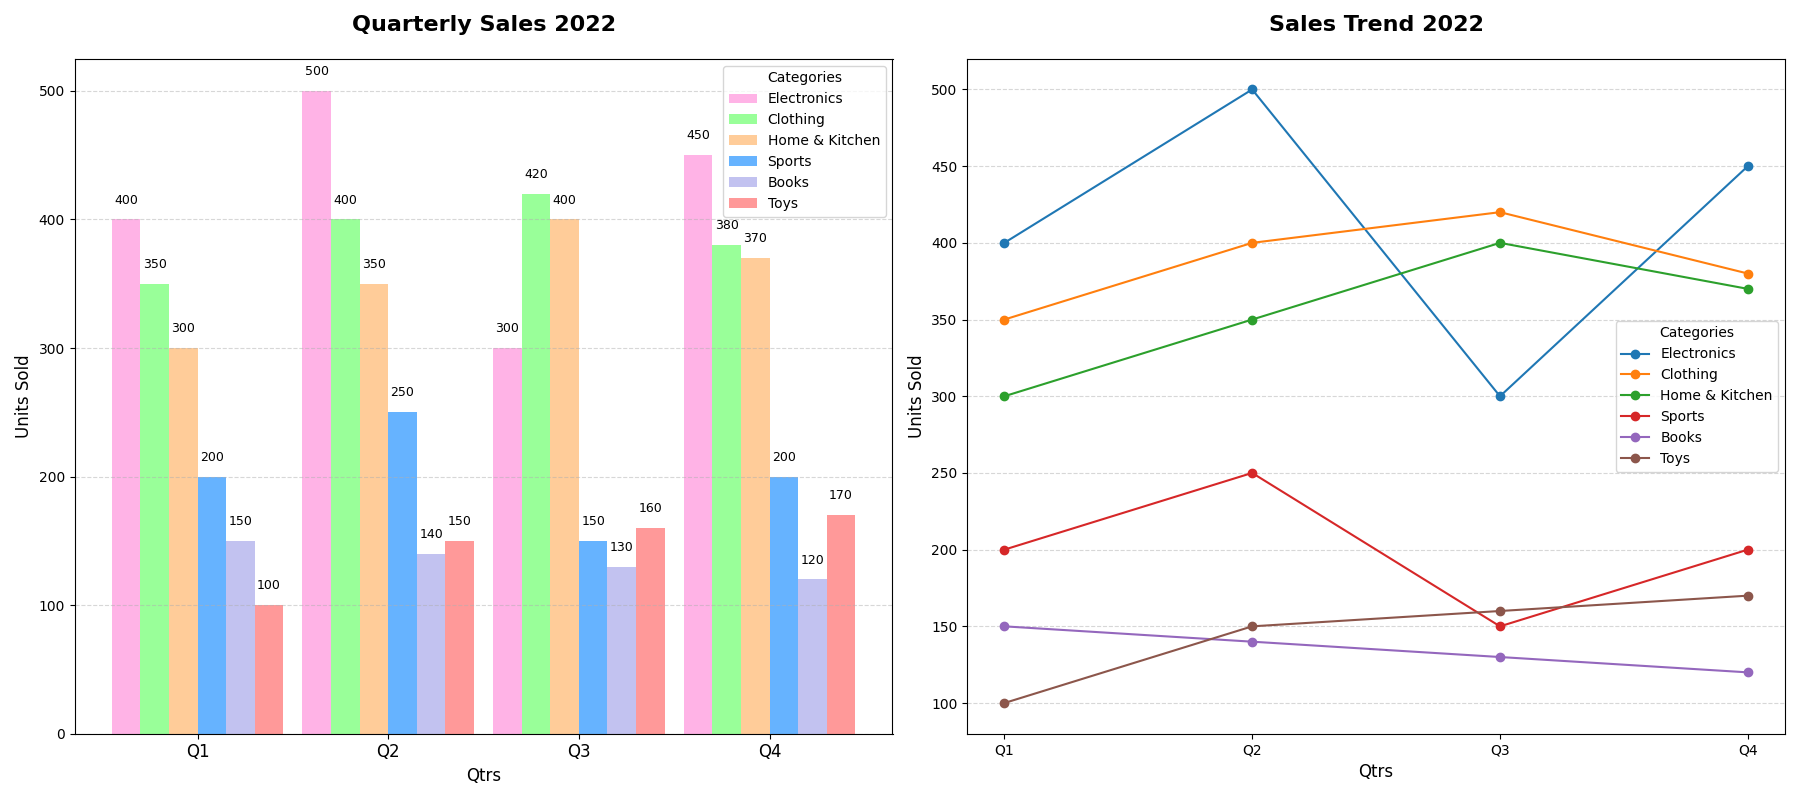

Python code for this plot:
import matplotlib.pyplot as plt
import numpy as np

quarters = ['Q1', 'Q2', 'Q3', 'Q4']
categories = ['Electronics', 'Clothing', 'Home & Kitchen', 'Sports', 'Books', 'Toys']
sales_data = {
    'Electronics': [400, 500, 300, 450],
    'Clothing': [350, 400, 420, 380],
    'Home & Kitchen': [300, 350, 400, 370],
    'Sports': [200, 250, 150, 200],
    'Books': [150, 140, 130, 120],
    'Toys': [100, 150, 160, 170],
}

# Shuffled colors
colors = ['#ffb3e6', '#99ff99', '#ffcc99', '#66b3ff', '#c2c2f0', '#ff9999']

fig, (ax_bar, ax_curve) = plt.subplots(1, 2, figsize=(18, 8))

x = np.arange(len(quarters))
bar_width = 0.15

for i, category in enumerate(categories):
    sales = sales_data[category]
    ax_bar.bar(x + i * bar_width, sales, bar_width, color=colors[i], label=category)

ax_bar.set_title("Quarterly Sales 2022", fontsize=16, fontweight='bold', pad=20)
ax_bar.set_xlabel("Qtrs", fontsize=12)
ax_bar.set_ylabel("Units Sold", fontsize=12)
ax_bar.set_xticks(x + bar_width * (len(categories) - 1) / 2)
ax_bar.set_xticklabels(quarters, fontsize=12)
ax_bar.legend(title="Categories", fontsize=10)
ax_bar.yaxis.grid(True, linestyle='--', alpha=0.5)

for i, category in enumerate(categories):
    for j, value in enumerate(sales_data[category]):
        if value > 0:
            ax_bar.text(x[j] + i * bar_width, value + 10, f'{value}', ha='center', va='bottom', fontsize=9, color='black')

for category in categories:
    sales = sales_data[category]
    ax_curve.plot(quarters, sales, marker='o', linestyle='-', label=category)

ax_curve.set_title("Sales Trend 2022", fontsize=16, fontweight='bold', pad=20)
ax_curve.set_xlabel("Qtrs", fontsize=12)
ax_curve.set_ylabel("Units Sold", fontsize=12)
ax_curve.legend(title="Categories", fontsize=10)
ax_curve.yaxis.grid(True, linestyle='--', alpha=0.5)

plt.tight_layout()
plt.show()
